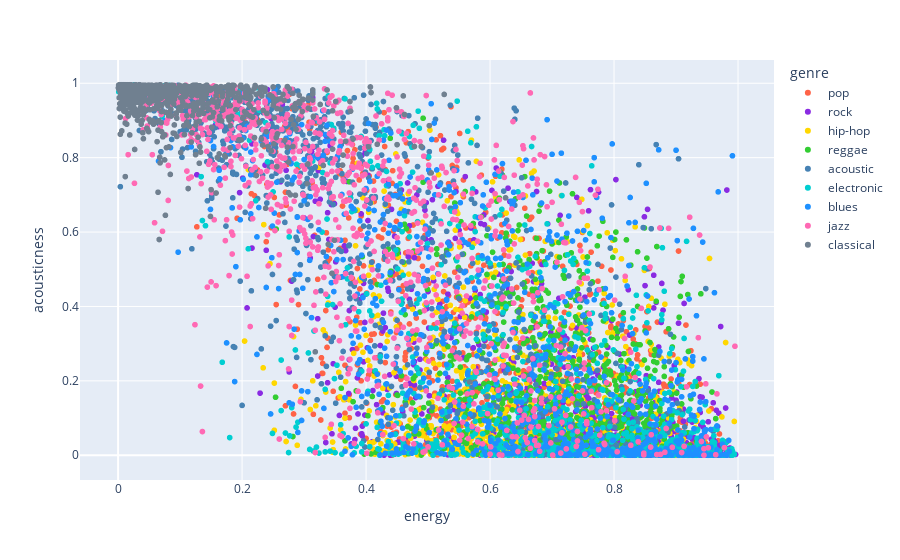

Here is the notebook cell this chart was saved with:
### Markdown cell above
---
# Acousticness and Energy

### Code cell
px.scatter(data_frame=train_data, x="energy", y="acousticness", color="genre", color_discrete_map=color_dict)

### Figure 1 — Plotly figure (JSON) as saved in the notebook; plotly's stock layout.template omitted (floating-point values rounded to 4 significant figures; data arrays with more than 128 entries replaced by an {"elided": "..."} marker saying what was removed)
{"data": [{"hovertemplate": "genre=pop<br>energy=%{x}<br>acousticness=%{y}<extra></extra>", "legendgroup": "pop", "marker": {"color": "#FF6347", "symbol": "circle"}, "mode": "markers", "name": "pop", "showlegend": true, "type": "scattergl", "x": {"elided": "968 float values"}, "xaxis": "x", "y": {"elided": "968 float values"}, "yaxis": "y"}, {"hovertemplate": "genre=rock<br>energy=%{x}<br>acousticness=%{y}<extra></extra>", "legendgroup": "rock", "marker": {"color": "#8A2BE2", "symbol": "circle"}, "mode": "markers", "name": "rock", "showlegend": true, "type": "scattergl", "x": {"elided": "849 float values"}, "xaxis": "x", "y": {"elided": "849 float values"}, "yaxis": "y"}, {"hovertemplate": "genre=hip-hop<br>energy=%{x}<br>acousticness=%{y}<extra></extra>", "legendgroup": "hip-hop", "marker": {"color": "#FFD700", "symbol": "circle"}, "mode": "markers", "name": "hip-hop", "showlegend": true, "type": "scattergl", "x": {"elided": "839 float values"}, "xaxis": "x", "y": {"elided": "839 float values"}, "yaxis": "y"}, {"hovertemplate": "genre=reggae<br>energy=%{x}<br>acousticness=%{y}<extra></extra>", "legendgroup": "reggae", "marker": {"color": "#32CD32", "symbol": "circle"}, "mode": "markers", "name": "reggae", "showlegend": true, "type": "scattergl", "x": {"elided": "879 float values"}, "xaxis": "x", "y": {"elided": "879 float values"}, "yaxis": "y"}, {"hovertemplate": "genre=acoustic<br>energy=%{x}<br>acousticness=%{y}<extra></extra>", "legendgroup": "acoustic", "marker": {"color": "#4682B4", "symbol": "circle"}, "mode": "markers", "name": "acoustic", "showlegend": true, "type": "scattergl", "x": {"elided": "952 float values"}, "xaxis": "x", "y": {"elided": "952 float values"}, "yaxis": "y"}, {"hovertemplate": "genre=electronic<br>energy=%{x}<br>acousticness=%{y}<extra></extra>", "legendgroup": "electronic", "marker": {"color": "#00CED1", "symbol": "circle"}, "mode": "markers", "name": "electronic", "showlegend": true, "type": "scattergl", "x": {"elided": "949 float values"}, "xaxis": "x", "y": {"elided": "949 float values"}, "yaxis": "y"}, {"hovertemplate": "genre=blues<br>energy=%{x}<br>acousticness=%{y}<extra></extra>", "legendgroup": "blues", "marker": {"color": "#1E90FF", "symbol": "circle"}, "mode": "markers", "name": "blues", "showlegend": true, "type": "scattergl", "x": {"elided": "840 float values"}, "xaxis": "x", "y": {"elided": "840 float values"}, "yaxis": "y"}, {"hovertemplate": "genre=jazz<br>energy=%{x}<br>acousticness=%{y}<extra></extra>", "legendgroup": "jazz", "marker": {"color": "#FF69B4", "symbol": "circle"}, "mode": "markers", "name": "jazz", "showlegend": true, "type": "scattergl", "x": {"elided": "959 float values"}, "xaxis": "x", "y": {"elided": "959 float values"}, "yaxis": "y"}, {"hovertemplate": "genre=classical<br>energy=%{x}<br>acousticness=%{y}<extra></extra>", "legendgroup": "classical", "marker": {"color": "#708090", "symbol": "circle"}, "mode": "markers", "name": "classical", "showlegend": true, "type": "scattergl", "x": {"elided": "952 float values"}, "xaxis": "x", "y": {"elided": "952 float values"}, "yaxis": "y"}], "layout": {"legend": {"title": {"text": "genre"}, "tracegroupgap": 0}, "margin": {"t": 60}, "xaxis": {"anchor": "y", "domain": [0, 1], "title": {"text": "energy"}}, "yaxis": {"anchor": "x", "domain": [0, 1], "title": {"text": "acousticness"}}}}
